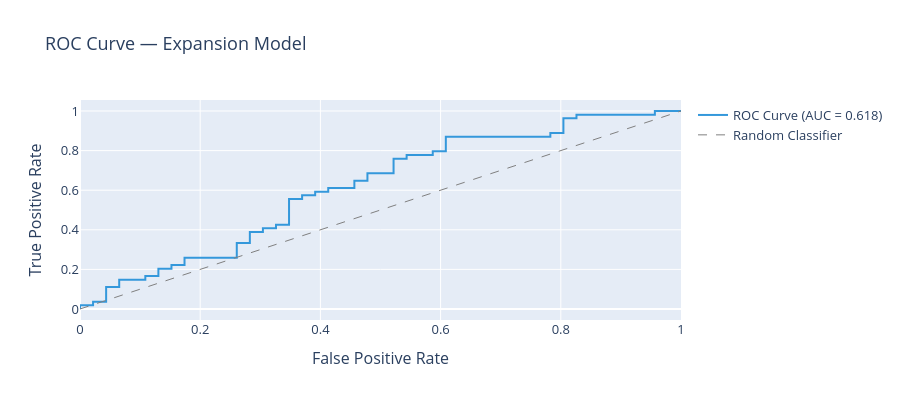

Notebook cell for this chart:
### Code cell
fpr, tpr, _ = roc_curve(y_test, y_pred_prob)

fig = go.Figure()
fig.add_trace(go.Scatter(
    x=fpr, y=tpr,
    mode='lines',
    name=f'ROC Curve (AUC = {auc:.3f})',
    line=dict(color='#3498db', width=2)
))
fig.add_trace(go.Scatter(
    x=[0, 1], y=[0, 1],
    mode='lines',
    name='Random Classifier',
    line=dict(color='gray', width=1, dash='dash')
))
fig.update_layout(
    title='ROC Curve — Expansion Model',
    xaxis_title='False Positive Rate',
    yaxis_title='True Positive Rate',
    height=400,
    font=dict(size=13)
)
fig.show()

### Figure 1 — Plotly figure (JSON) as saved in the notebook; plotly's stock layout.template omitted (floating-point values rounded to 4 significant figures)
{"data": [{"line": {"color": "#3498db", "width": 2}, "mode": "lines", "name": "ROC Curve (AUC = 0.618)", "type": "scatter", "x": [0.0, 0.0, 0.02174, 0.02174, 0.04348, 0.04348, 0.06522, 0.06522, 0.1087, 0.1087, 0.1304, 0.1304, 0.1522, 0.1522, 0.1739, 0.1739, 0.2609, 0.2609, 0.2826, 0.2826, 0.3043, 0.3043, 0.3261, 0.3261, 0.3478, 0.3478, 0.3696, 0.3696, 0.3913, 0.3913, 0.413, 0.413, 0.4565, 0.4565, 0.4783, 0.4783, 0.5217, 0.5217, 0.5435, 0.5435, 0.587, 0.587, 0.6087, 0.6087, 0.7826, 0.7826, 0.8043, 0.8043, 0.8261, 0.8261, 0.9565, 0.9565, 1.0], "y": [0.0, 0.01852, 0.01852, 0.03704, 0.03704, 0.1111, 0.1111, 0.1481, 0.1481, 0.1667, 0.1667, 0.2037, 0.2037, 0.2222, 0.2222, 0.2593, 0.2593, 0.3333, 0.3333, 0.3889, 0.3889, 0.4074, 0.4074, 0.4259, 0.4259, 0.5556, 0.5556, 0.5741, 0.5741, 0.5926, 0.5926, 0.6111, 0.6111, 0.6481, 0.6481, 0.6852, 0.6852, 0.7593, 0.7593, 0.7778, 0.7778, 0.7963, 0.7963, 0.8704, 0.8704, 0.8889, 0.8889, 0.963, 0.963, 0.9815, 0.9815, 1.0, 1.0]}, {"line": {"color": "gray", "dash": "dash", "width": 1}, "mode": "lines", "name": "Random Classifier", "type": "scatter", "x": [0, 1], "y": [0, 1]}], "layout": {"font": {"size": 13}, "height": 400, "title": {"text": "ROC Curve — Expansion Model"}, "xaxis": {"title": {"text": "False Positive Rate"}}, "yaxis": {"title": {"text": "True Positive Rate"}}}}
